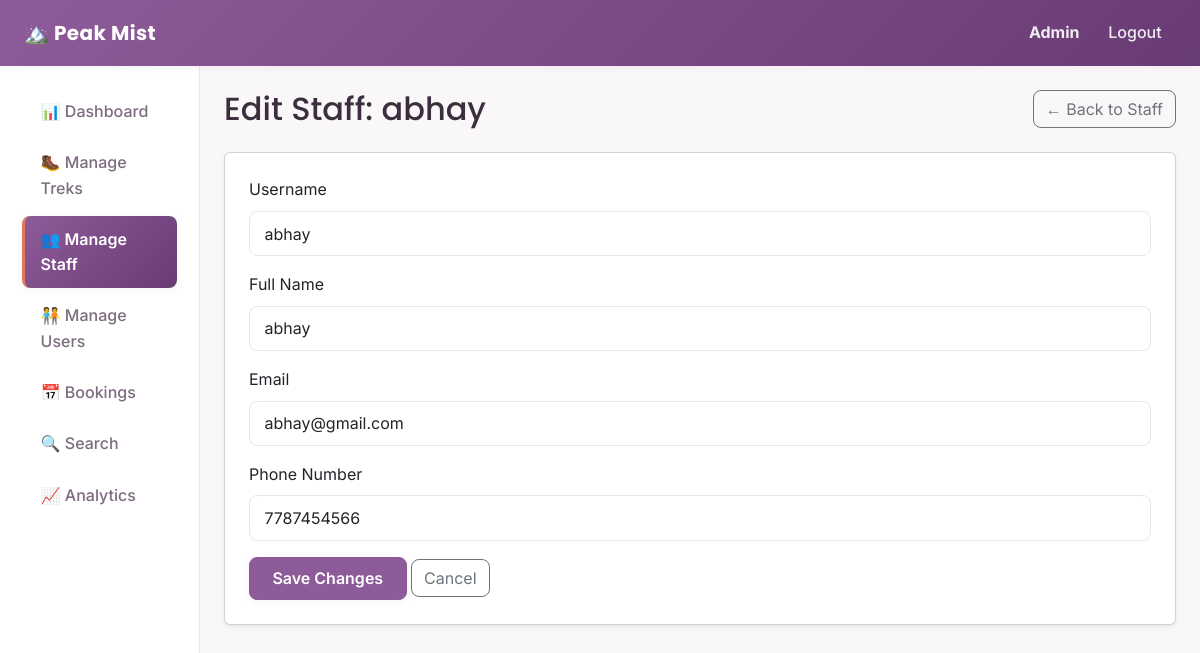
Before: /admin/staff/3/edit (signed in) with the older database file.
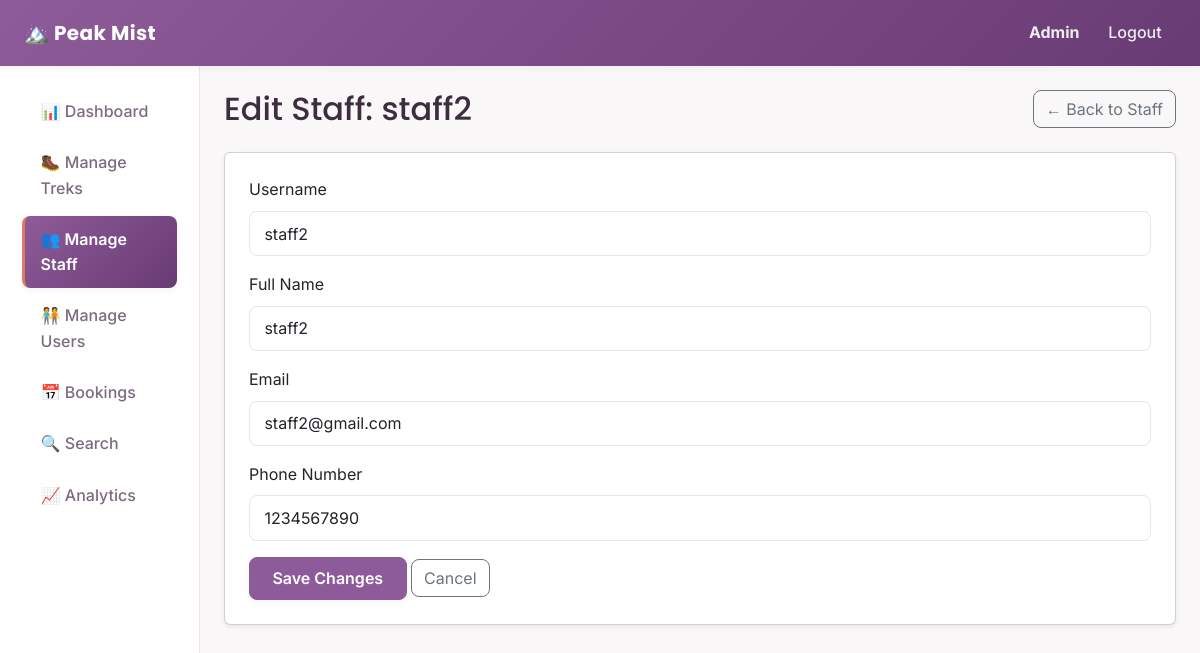
After: the same page with the newer database file.
### backend/models.py (models this page shows, shortened)
class User(db.Model, UserMixin):
    __tablename__ = "users"
    id = db.Column(db.Integer, primary_key=True)
    username = db.Column(db.String(80), unique=True, nullable=False)
    password_hash = db.Column(db.String(200), nullable=False)
    full_name = db.Column(db.String(120), nullable=False)
    email = db.Column(db.String(120), unique=True, nullable=False)
    phone = db.Column(db.String(20), nullable=True)
    role = db.Column(db.String(20), nullable=False, default="user")
    is_blacklisted = db.Column(db.Boolean, default=False, nullable=False)
    created_at = db.Column(db.DateTime, default=datetime.utcnow)
    staff_profile = db.relationship(
        "StaffProfile",
        backref="user",
        uselist=False,
        cascade="all, delete-orphan"
    )
    bookings = db.relationship(
        "Booking",
        backref="user",
        cascade="all, delete-orphan"
    )

### backend/routes.py (the view, shortened to what this page needs)
@admin_bp.route("/staff/<int:user_id>/edit", methods=["GET", "POST"])
@login_required
@role_required("admin")
def edit_staff(user_id):
    staff_user = User.query.filter_by(id=user_id, role="staff").first_or_404()
    return render_template("admin/edit_staff.html", staff=staff_user)

### backend/routes.py (called while the page is built)
def role_required(*allowed_roles):
    def decorator(view_function):
        @wraps(view_function)
        def wrapped_view(*args, **kwargs):
            if current_user.role not in allowed_roles:
                abort(403)
            return view_function(*args, **kwargs)
        return wrapped_view
    return decorator

### templates/admin/edit_staff.html (shortened to what this page needs)
{% extends "layout_dashboard.html" %}
{% set active_page = 'staff' %}
{% block content %}
<div class="d-flex justify-content-between align-items-center mb-4">
    <h2 class="mb-0">Edit Staff: {{ staff.full_name }}</h2>
    <a href="{{ url_for('admin.staff_list') }}" class="btn btn-outline-secondary">&larr; Back to Staff</a>
</div>
<div class="card shadow-sm">
    <div class="card-body p-4">
        <form method="POST" action="{{ url_for('admin.edit_staff', user_id=staff.id) }}">
            <div class="mb-3">
                <label for="username" class="form-label">Username</label>
                <input type="text" class="form-control" id="username" name="username"
                       value="{{ staff.username }}" required>
            </div>
            <div class="mb-3">
                <label for="full_name" class="form-label">Full Name</label>
                <input type="text" class="form-control" id="full_name" name="full_name"
                       value="{{ staff.full_name }}" required>
            </div>
            <div class="mb-3">
                <label for="email" class="form-label">Email</label>
                <input type="email" class="form-control" id="email" name="email"
                       value="{{ staff.email }}" required>
            </div>
            <div class="mb-3">
                <label for="phone" class="form-label">Phone Number</label>
                <input type="text" class="form-control" id="phone" name="phone"
                       value="{{ staff.phone or '' }}">
            </div>
            <button type="submit" class="btn btn-trek">Save Changes</button>
            <a href="{{ url_for('admin.staff_list') }}" class="btn btn-outline-secondary">Cancel</a>
        </form>
    </div>
</div>
{% endblock %}

Changed rows visible on the page:
changed User: full_name "abhay" → "staff2"; username "abhay" → "staff2"; email "abhay@gmail.com" → "staff2@gmail.com"; phone "7787454566" → "1234567890"
